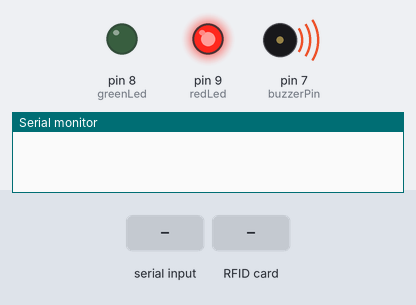
Bench run of a sketch on a simulated Arduino Uno, built with avr-gcc and run on an emulated ATmega328P. On the bench: output pins drawn as LEDs (lit = HIGH), buzzer (waves = sounding, pin HIGH), the last lines printed to the serial monitor. Inputs (shaded band) come from the test bench. Pins used as bus, display or sensor lines are not drawn.

Above: at 1.8 s.
1.9 s: "I#" received over Serial
At 2.5 s:
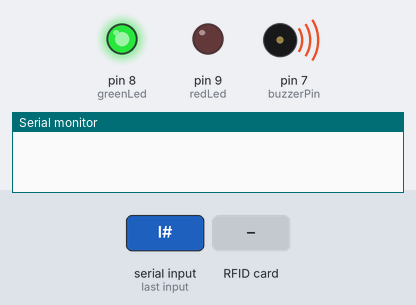
3.4 s: RFID card D4 4F 3F 5B held to the reader
At 4.5 s:
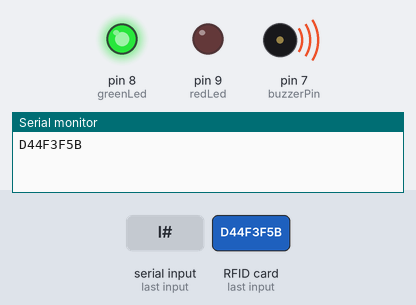
4.9 s: "O#" received over Serial
At 5.2 s:
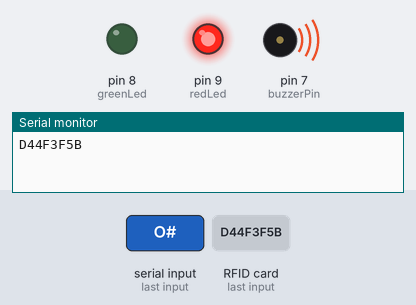
6.4 s: RFID card 54 14 51 FF held to the reader
At 7.2 s:
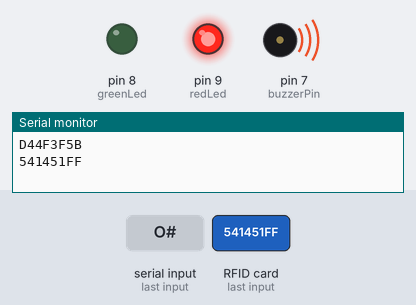
Timing chart, 0 to 8.9 s (numbered marks = the images above; inputs shaded):
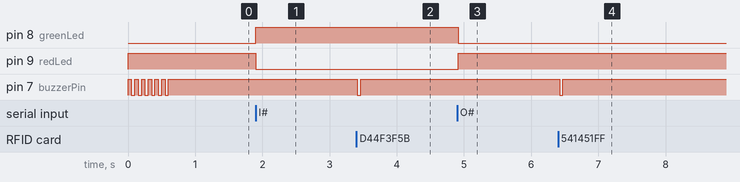

Measured:
- after the input at 1.9 s, pin 8 (greenLed): LOW → HIGH at once; pin 9 (redLed): HIGH → LOW at once
- after the input at 3.4 s, pin 7 (buzzerPin): HIGH → LOW at once, → HIGH 0.05 s later
- after the input at 4.9 s, pin 8 (greenLed): HIGH → LOW at once; pin 9 (redLed): LOW → HIGH at once
- after the input at 6.4 s, pin 7 (buzzerPin): HIGH → LOW at once, → HIGH 0.05 s later

The sketch:

Laser_keycard_reader.ino
```cpp
// uses these libs
// MFRC522 by github community  version 1.4.10

#include <SPI.h>
#include <MFRC522.h>

#define RST_PIN         5          // Configurable, see typical pin layout above
#define SS_1_PIN        10         // Configurable, take a unused pin, only HIGH/LOW required, must be different to SS 2
#define SS_2_PIN        0          // Configurable, take a unused pin, only HIGH/LOW required, must be different to SS 1
#define NR_OF_READERS   1

byte ssPins[] = {SS_1_PIN, SS_2_PIN};

MFRC522 mfrc522;   // Create MFRC522 instance.

byte buzzerPin = 7;
/**
   Initialize.
**/

int greenLed = 8;
int redLed = 9;
bool lockState = true;
unsigned long lastTimer = 0;


void setup() {
  Serial.begin(9600); // Initialize serial communications with the PC
  pinMode(greenLed,OUTPUT);
  pinMode(redLed,OUTPUT);
  setPins(lockState);
  pinMode(buzzerPin, OUTPUT);
  digitalWrite(buzzerPin, HIGH);
  SPI.begin();        // Init SPI bus
  mfrc522.PCD_Init(SS_1_PIN, RST_PIN); // Init each MFRC522 card
  //mfrc522.PCD_DumpVersionToSerial();
  digitalWrite(redLed, HIGH);
  digitalWrite(greenLed, LOW);
  beep(2);
  while (!Serial);    // Do nothing if no serial port is opened (added for Arduinos based on ATMEGA32U4)
  beep(4);
}

/**
   Main loop.
*/


int userNumber = 4;
String users[2][4] = {
  {
  "D44F3F5B",
  "541451FF",
  "A4CA1054",
  "A4CA1055"
  },{
  "Karlheinz Stockhausen",
  "Hans Gerhard Meier",
  "Sploop",
  "Daniel Lacey-McDermott"
  }
};

void beep(byte numBeep){
  for(byte i = 0; i<numBeep; i++){
    digitalWrite(buzzerPin, LOW);
    delay(50);
    digitalWrite(buzzerPin, HIGH);
    delay(50);
  }

}

void setPins(bool isItLocked){
  if(isItLocked){
    digitalWrite(redLed,HIGH);
    digitalWrite(greenLed,LOW);
  } else {
    digitalWrite(redLed,LOW);
    digitalWrite(greenLed,HIGH);
  }

}

 long unsigned int lastCardTimer = 0;

void loop() {

    if (Serial.available()) {
    String inputString = Serial.readStringUntil('#');
    if (inputString == "I") {
      //Serial.println("IIIIIIII");
      lockState = false;
      setPins(lockState);
      lastTimer = millis();
    } else if (inputString == "O") {
      //Serial.println("OOOOOOOO");
      lockState = true;
      setPins(lockState);
      lastTimer = millis();
    }
  }

    //check for cards
    if (mfrc522.PICC_IsNewCardPresent() && mfrc522.PICC_ReadCardSerial() && (millis()-lastCardTimer > 2000)) {
      // maybe the problem is that i buffer reads when waiting here, so the check for lastCardTimer vs millis should be done i read the UID string to empty a buffer
      lastCardTimer = millis();
      String uidString = "";
      for (byte i = 0; i < mfrc522.uid.size; i++) {
        uidString += String(mfrc522.uid.uidByte[i] < 0x10 ? "0" : "");
        uidString += String(mfrc522.uid.uidByte[i], HEX);
        uidString.toUpperCase();
      }
      bool accessGranted = false;
      Serial.println(uidString); // for p5 sketch
      String thisUserString = "";
      for(int i = 0; i<userNumber; i++){
        if(uidString == users[0][i]){
          accessGranted = true;
          thisUserString = users[1][i];
        }
      }
      mfrc522.PICC_HaltA(); // what does this do ?
      mfrc522.PCD_StopCrypto1(); // what does this do ?
      beep(1);
    }

  if(millis()-lastTimer > 5000){
    if(lockState){
      Serial.println("OOOOOOOO");
    } else {
      Serial.println("IIIIIIII");
    }
    lastTimer = millis();
  }
}
```
